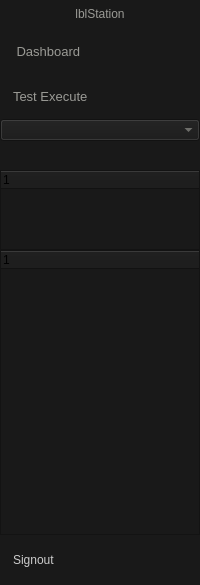
        <widget class="QFrame" name="sideNav">
         <property name="minimumSize">
          <size>
           <width>43</width>
           <height>0</height>
          </size>
         </property>
         <property name="maximumSize">
          <size>
           <width>200</width>
           <height>16777215</height>
          </size>
         </property>
         <property name="styleSheet">
          <string notr="true">background-color: rgb(25, 25, 25);</string>
         </property>
         <property name="frameShape">
          <enum>QFrame::Shape::NoFrame</enum>
         </property>
         <property name="frameShadow">
          <enum>QFrame::Shadow::Raised</enum>
         </property>
         <layout class="QVBoxLayout" name="verticalLayout_7">
          <property name="spacing">
           <number>0</number>
          </property>
          <property name="leftMargin">
           <number>0</number>
          </property>
          <property name="topMargin">
           <number>0</number>
          </property>
          <property name="rightMargin">
           <number>0</number>
          </property>
          <property name="bottomMargin">
           <number>0</number>
          </property>
          <item>
           <widget class="QFrame" name="frame_A">
            <property name="minimumSize">
             <size>
              <width>200</width>
              <height>150</height>
             </size>
            </property>
            <property name="maximumSize">
             <size>
              <width>200</width>
              <height>170</height>
             </size>
            </property>
            <property name="frameShape">
             <enum>QFrame::Shape::NoFrame</enum>
            </property>
            <property name="frameShadow">
             <enum>QFrame::Shadow::Raised</enum>
            </property>
            <layout class="QVBoxLayout" name="verticalLayout_2">
             <property name="spacing">
              <number>0</number>
             </property>
             <property name="leftMargin">
              <number>0</number>
             </property>
             <property name="topMargin">
              <number>0</number>
             </property>
             <property name="rightMargin">
              <number>0</number>
             </property>
             <property name="bottomMargin">
              <number>0</number>
             </property>
             <item>
              <spacer name="verticalSpacer_3">
               <property name="orientation">
                <enum>Qt::Orientation::Vertical</enum>
               </property>
               <property name="sizeType">
                <enum>QSizePolicy::Policy::Fixed</enum>
               </property>
               <property name="sizeHint" stdset="0">
                <size>
                 <width>19</width>
                 <height>7</height>
                </size>
               </property>
              </spacer>
             </item>
             <item>
              <widget class="QLabel" name="lblStation">
               <property name="styleSheet">
                <string notr="true">color: rgb(154, 154, 149);
font: 700 italic 12pt &quot;Ubuntu&quot;;</string>
               </property>
               <property name="text">
                <string>lblStation</string>
               </property>
               <property name="alignment">
                <set>Qt::AlignmentFlag::AlignCenter</set>
               </property>
              </widget>
             </item>
             <item>
              <spacer name="verticalSpacer_2">
               <property name="orientation">
                <enum>Qt::Orientation::Vertical</enum>
               </property>
               <property name="sizeType">
                <enum>QSizePolicy::Policy::Fixed</enum>
               </property>
               <property name="sizeHint" stdset="0">
                <size>
                 <width>20</width>
                 <height>8</height>
                </size>
               </property>
              </spacer>
             </item>
             <item>
              <widget class="QPushButton" name="btnDashboard">
               <property name="minimumSize">
                <size>
                 <width>200</width>
                 <height>45</height>
                </size>
               </property>
               <property name="maximumSize">
                <size>
                 <width>200</width>
                 <height>45</height>
                </size>
               </property>
               <property name="font">
                <font>
                 <pointsize>10</pointsize>
                 <bold>false</bold>
                </font>
               </property>
               <property name="styleSheet">
                <string notr="true">QPushButton {
	background-color: rgb(25, 25, 25);
	color: rgb(154, 154, 149);
	border: none;
	border-left: 3px solid rgb(25, 25, 25);
	text-align: left;
	padding-left: 10px;
}

QPushButton:hover {
	border-left: 3px solid rgb(255, 85, 0);
	background-color: rgb(18, 18, 18);
}

QPushButton:pressed {
	background-color: rgb(0, 0, 0);
}

</string>
               </property>
               <property name="text">
                <string> Dashboard</string>
               </property>
               <property name="icon">
                <iconset>
                 <normaloff>statics/icons/icons8_keypad.svg</normaloff>statics/icons/icons8_keypad.svg</iconset>
               </property>
               <property name="iconSize">
                <size>
                 <width>25</width>
                 <height>25</height>
                </size>
               </property>
              </widget>
             </item>
             <item>
              <widget class="QPushButton" name="btnTestExecute">
               <property name="minimumSize">
                <size>
                 <width>200</width>
                 <height>45</height>
                </size>
               </property>
               <property name="maximumSize">
                <size>
                 <width>200</width>
                 <height>45</height>
                </size>
               </property>
               <property name="font">
                <font>
                 <pointsize>10</pointsize>
                 <bold>false</bold>
                </font>
               </property>
               <property name="styleSheet">
                <string notr="true">QPushButton {
	background-color: rgb(25, 25, 25);
	color: rgb(154, 154, 149);
	border: none;
	border-left: 3px solid rgb(25, 25, 25);
	text-align: left;
	padding-left: 10px;
}

QPushButton:hover {
	border-left: 3px solid rgb(255, 85, 0);
	background-color: rgb(18, 18, 18);
}

QPushButton:pressed {
	background-color: rgb(0, 0, 0);
}

</string>
               </property>
               <property name="text">
                <string>Test Execute</string>
               </property>
               <property name="icon">
                <iconset>
                 <normaloff>statics/icons/icons8_todo_list.svg</normaloff>statics/icons/icons8_todo_list.svg</iconset>
               </property>
               <property name="iconSize">
                <size>
                 <width>25</width>
                 <height>25</height>
                </size>
               </property>
              </widget>
             </item>
             <item>
              <widget class="QComboBox" name="comboBoxProducts">
               <property name="styleSheet">
                <string notr="true">color: rgb(154, 154, 149);</string>
               </property>
              </widget>
             </item>
             <item>
              <spacer name="verticalSpacer">
               <property name="orientation">
                <enum>Qt::Orientation::Vertical</enum>
               </property>
               <property name="sizeHint" stdset="0">
                <size>
                 <width>20</width>
                 <height>57</height>
                </size>
               </property>
              </spacer>
             </item>
            </layout>
           </widget>
          </item>
          <item>
           <widget class="QFrame" name="frame_B">
            <property name="minimumSize">
             <size>
              <width>0</width>
              <height>0</height>
             </size>
            </property>
            <property name="maximumSize">
             <size>
              <width>200</width>
              <height>80</height>
             </size>
            </property>
            <property name="frameShape">
             <enum>QFrame::Shape::NoFrame</enum>
            </property>
            <property name="frameShadow">
             <enum>QFrame::Shadow::Raised</enum>
            </property>
            <layout class="QVBoxLayout" name="verticalLayout_3">
             <property name="spacing">
              <number>0</number>
             </property>
             <property name="leftMargin">
              <number>0</number>
             </property>
             <property name="topMargin">
              <number>0</number>
             </property>
             <property name="rightMargin">
              <number>0</number>
             </property>
             <property name="bottomMargin">
              <number>0</number>
             </property>
             <item>
              <widget class="QTreeWidget" name="treeSequence">
               <property name="headerHidden">
                <bool>false</bool>
               </property>
               <property name="columnCount">
                <number>1</number>
               </property>
               <column>
                <property name="text">
                 <string notr="true">1</string>
                </property>
               </column>
              </widget>
             </item>
            </layout>
           </widget>
          </item>
          <item>
           <widget class="QFrame" name="frame_C">
            <property name="minimumSize">
             <size>
              <width>200</width>
              <height>285</height>
             </size>
            </property>
            <property name="frameShape">
             <enum>QFrame::Shape::NoFrame</enum>
            </property>
            <property name="frameShadow">
             <enum>QFrame::Shadow::Raised</enum>
            </property>
            <layout class="QVBoxLayout" name="verticalLayout_4">
             <property name="spacing">
              <number>0</number>
             </property>
             <property name="leftMargin">
              <number>0</number>
             </property>
             <property name="topMargin">
              <number>0</number>
             </property>
             <property name="rightMargin">
              <number>0</number>
             </property>
             <property name="bottomMargin">
              <number>0</number>
             </property>
             <item>
              <widget class="QTreeWidget" name="treeExecuted">
               <column>
                <property name="text">
                 <string notr="true">1</string>
                </property>
               </column>
              </widget>
             </item>
            </layout>
           </widget>
          </item>
          <item>
           <widget class="QFrame" name="frame_D">
            <property name="minimumSize">
             <size>
              <width>200</width>
              <height>50</height>
             </size>
            </property>
            <property name="maximumSize">
             <size>
              <width>200</width>
              <height>50</height>
             </size>
            </property>
            <property name="styleSheet">
             <string notr="true"/>
            </property>
            <property name="frameShape">
             <enum>QFrame::Shape::NoFrame</enum>
            </property>
            <property name="frameShadow">
             <enum>QFrame::Shadow::Raised</enum>
            </property>
            <layout class="QVBoxLayout" name="verticalLayout_5">
             <property name="spacing">
              <number>0</number>
             </property>
             <property name="leftMargin">
              <number>0</number>
             </property>
             <property name="topMargin">
              <number>0</number>
             </property>
             <property name="rightMargin">
              <number>0</number>
             </property>
             <property name="bottomMargin">
              <number>0</number>
             </property>
             <item>
              <widget class="QPushButton" name="btnSignout">
               <property name="minimumSize">
                <size>
                 <width>200</width>
                 <height>45</height>
                </size>
               </property>
               <property name="maximumSize">
                <size>
                 <width>200</width>
                 <height>45</height>
                </size>
               </property>
               <property name="styleSheet">
                <string notr="true">QPushButton {
	background-color: rgb(25, 25, 25);
	color: rgb(204, 204, 204);
	border: none;
	border-left: 3px solid rgb(25, 25, 25);
	text-align: left;
	padding-left: 10px;
}

QPushButton:hover {
	border-left: 3px solid rgb(255, 85, 0);
	background-color: rgb(18, 18, 18);
}

QPushButton:pressed {
	background-color: rgb(0, 0, 0);
}

</string>
               </property>
               <property name="text">
                <string>Signout</string>
               </property>
               <property name="icon">
                <iconset>
                 <normaloff>statics/icons/icons8_logout_rounded_down.svg</normaloff>statics/icons/icons8_logout_rounded_down.svg</iconset>
               </property>
               <property name="iconSize">
                <size>
                 <width>30</width>
                 <height>30</height>
                </size>
               </property>
              </widget>
             </item>
            </layout>
           </widget>
          </item>
         </layout>
        </widget>
